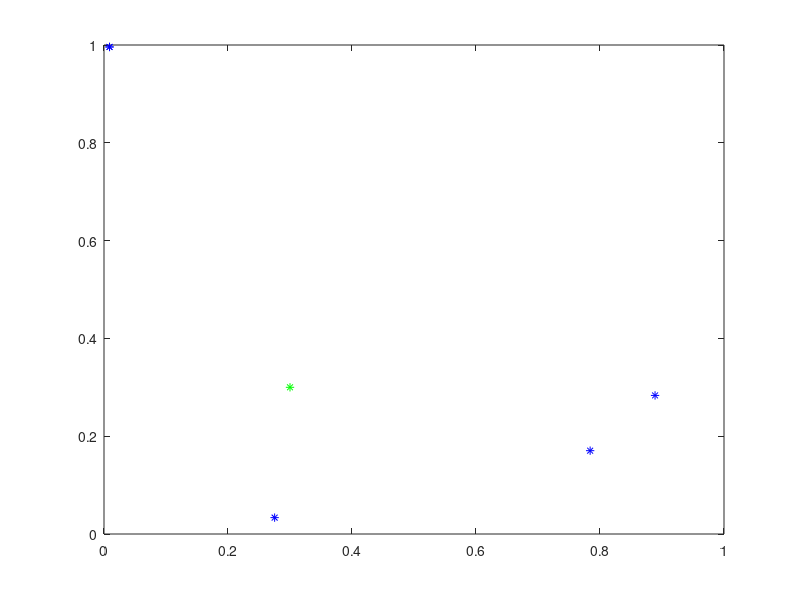

This figure's MATLAB source: (Note: this script raises an error after producing the figure.)
% test ployxpoly_ and convhull_
close all
clear

% a = rand(2,5)'; b = rand(2,5)';

% empty intersection
a = [0.9614    0.7837;
    0.6733    0.8407;
    0.4374    0.8600;
    0.4209    0.7037;
    0.9614    0.7837];
b = [0.0089    0.9960;
    0.2752    0.0335;
    0.7841    0.1704;
    0.8888    0.2834;
    0.0089    0.9960];
% on one line
a = [1:3;1:3]'/3;
% only one point
a = [0.3,0.3];

% show points
plot(a(:,1),a(:,2),'g*');hold on
plot(b(:,1),b(:,2),'b*');
% teset convhull_
a = a(convhull_(a),:);
b = b(convhull_(b),:);
plot(a(:,1),a(:,2),'g-');
plot(b(:,1),b(:,2),'b-');
[c,d] = polyxpoly_(a,b);
plot(c(:,1),c(:,2),'r-');
plot(d(:,1),d(:,2),'ro');